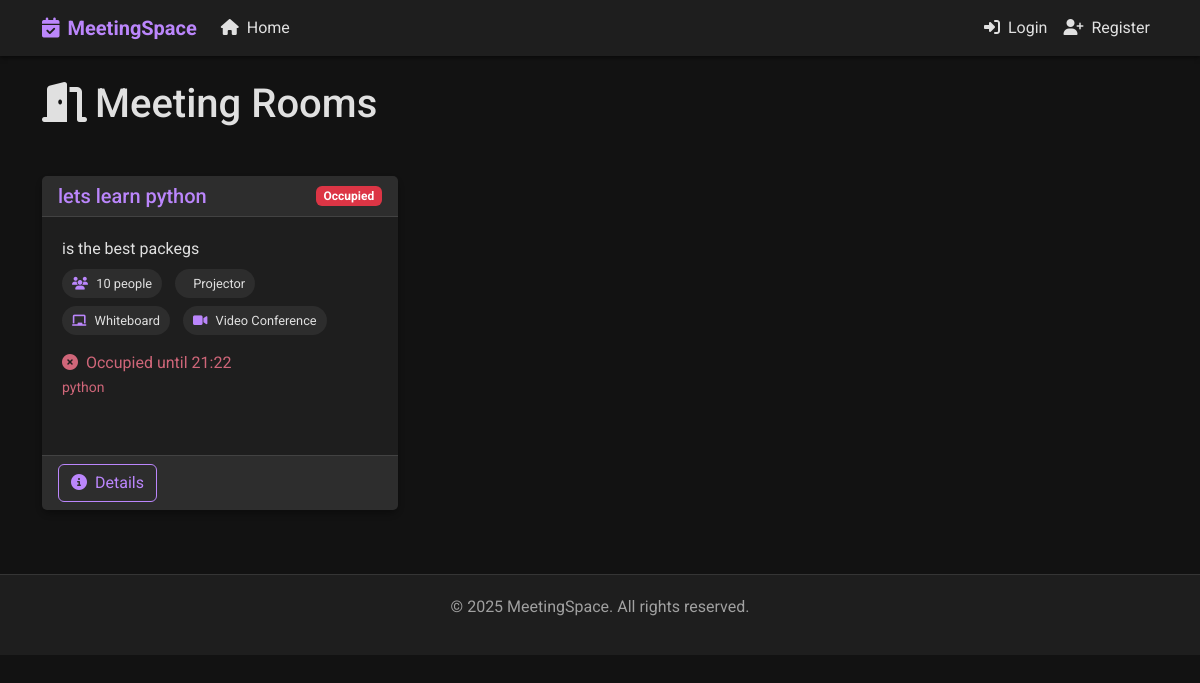
Before: / with the older database file.
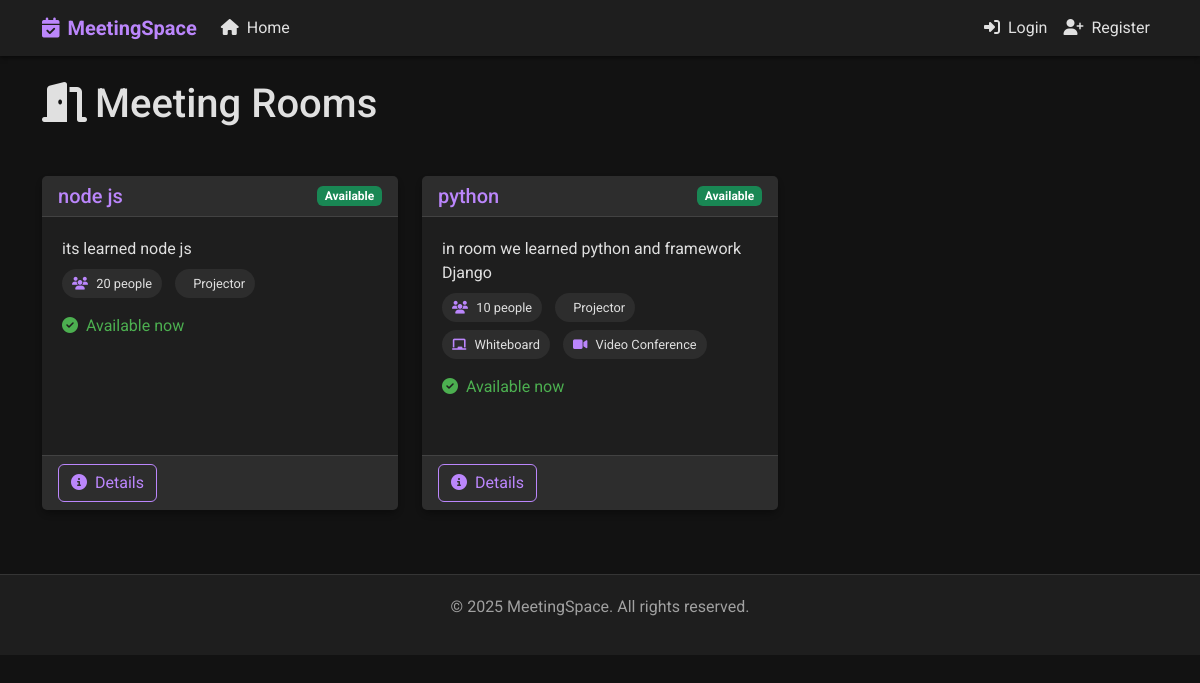
After: the same page with the newer database file.
### base/models.py (models this page shows, shortened)
class Room(models.Model):
    name = models.CharField(max_length=100)
    capacity = models.IntegerField(default=10)
    has_projector = models.BooleanField(default=False)
    has_whiteboard = models.BooleanField(default=False)
    has_video_conference = models.BooleanField(default=False)
    description = models.TextField(null=True, blank=True)
    created = models.DateTimeField(auto_now_add=True)
    updated = models.DateTimeField(auto_now=True)
    class Meta:
        ordering = ['name']
    def get_current_status(self):
        now = datetime.now()
        today = now.date()
        current_time = now.time()
        active_reservation = self.reservation_set.filter(
            date=today,
            start_time__lte=current_time,
            end_time__gt=current_time
        ).first()
        if active_reservation:
            return {
                'status': 'occupied',
                'reservation': active_reservation
            }
        else:
            return {
                'status': 'free',
                'next_reservation': self.reservation_set.filter(
                    date=today,
                    start_time__gt=current_time
                ).order_by('start_time').first()
            }

class Reservation(models.Model):
    room = models.ForeignKey(Room, on_delete=models.CASCADE)
    user = models.ForeignKey(User, on_delete=models.CASCADE)
    title = models.CharField(max_length=200)
    description = models.TextField(null=True, blank=True)
    date = models.DateField()
    start_time = models.TimeField()
    end_time = models.TimeField()
    participants_emails = models.TextField(null=True, blank=True,
                                          help_text="Enter email addresses separated by commas")
    reminder_sent = models.BooleanField(default=False)
    created = models.DateTimeField(auto_now_add=True)
    updated = models.DateTimeField(auto_now=True)
    class Meta:
        ordering = ['date', 'start_time']
        constraints = [
            models.UniqueConstraint(
                fields=['room', 'date', 'start_time'],
                name='unique_reservation'
            )
        ]

### base/views.py (the view)
# urls.py: path('', views.home, name="home"),
def home(request):
    rooms = Room.objects.all()
    for room in rooms:
        room.current_status = room.get_current_status()
    upcoming_reservations = []
    if request.user.is_authenticated:
        upcoming_reservations = Reservation.objects.filter(
            user=request.user,
            date__gte=datetime.now().date()
        ).order_by('date', 'start_time')[:3]
    context = {
        'rooms': rooms,
        'upcoming_reservations': upcoming_reservations,
    }
    return render(request, 'base/home.html', context)

### templates/base/home.html (shortened to what this page needs)
{% extends 'main.html' %}
{% block content %}
<div class="row mb-4">
    <div class="col-12">
        <h1 class="mb-4"><i class="fas fa-door-open me-2"></i>Meeting Rooms</h1>
    </div>
</div>
<div class="row">
    {% for room in rooms %}
    <div class="col-md-6 col-lg-4 mb-4">
        <div class="card h-100">
            <div class="card-header d-flex justify-content-between align-items-center">
                <h5 class="mb-0">{{ room.name }}</h5>
                {% if room.current_status.status == 'free' %}
                <span class="badge bg-success">Available</span>
                {% else %}
                <span class="badge bg-danger">Occupied</span>
                {% endif %}
            </div>
            <div class="card-body">
                <div class="mb-3">
                    <p class="mb-2">{{ room.description|truncatechars:100 }}</p>
                    <div class="d-flex flex-wrap gap-2 mb-3">
                        <span class="feature-badge">
                            <i class="fas fa-users"></i> {{ room.capacity }} people
                        </span>
                        {% if room.has_projector %}
                        <span class="feature-badge">
                             Projector
                        </span>
                        {% endif %}
                        {% if room.has_whiteboard %}
                        <span class="feature-badge">
                            <i class="fas fa-chalkboard"></i> Whiteboard
                        </span>
                        {% endif %}
                        {% if room.has_video_conference %}
                        <span class="feature-badge">
                            <i class="fas fa-video"></i> Video Conference
                        </span>
                        {% endif %}
                    </div>
                </div>
                <div class="mt-3">
                    {% if room.current_status.status == 'free' %}
                    <p class="status-free">
                        <i class="fas fa-check-circle me-1"></i> Available now
                    </p>
                    {% else %}
                    <p class="status-occupied">
                        <i class="fas fa-times-circle me-1"></i> Occupied until {{ room.current_status.reservation.end_time|time:"H:i" }}
                        <br>
                        <small>{{ room.current_status.reservation.title }}</small>
                    </p>
                    {% endif %}
                </div>
            </div>
            <div class="card-footer d-flex justify-content-between">
                <a href="{% url 'room-detail' room.id %}" class="btn btn-outline-primary">
                    <i class="fas fa-info-circle me-1"></i> Details
                </a>
            </div>
        </div>
    </div>
    {% empty %}
    <div class="col-12">
        <div class="alert alert-info">
            <i class="fas fa-info-circle me-2"></i> No meeting rooms available.
        </div>
    </div>
    {% endfor %}
</div>
{% endblock %}

### templates/main.html (shortened to what this page needs)
{% load static %}
<!DOCTYPE html>
<html lang="en">
<head>
    <link href="https://cdn.jsdelivr.net/npm/bootstrap@5.2.3/dist/css/bootstrap.min.css" rel="stylesheet">
    <link rel="stylesheet" href="https://cdnjs.cloudflare.com/ajax/libs/font-awesome/6.4.0/css/all.min.css">
    <link rel="stylesheet" href="{% static 'css/dark-theme.css' %}">
</head>
<body>
    <nav class="navbar navbar-expand-lg navbar-dark mb-4">
        <div class="container">
            <a class="navbar-brand" href="{% url 'home' %}">
                <i class="fas fa-calendar-check me-2"></i>MeetingSpace
            </a>
            <div class="collapse navbar-collapse" id="navbarNav">
                <ul class="navbar-nav me-auto">
                    <li class="nav-item">
                        <a class="nav-link {% if request.path == '/' %}active{% endif %}" href="{% url 'home' %}">
                            <i class="fas fa-home me-1"></i> Home
                        </a>
                    </li>
                </ul>
                <ul class="navbar-nav">
                    {% if user.is_authenticated %}
                        <li class="nav-item dropdown">
                            <a class="nav-link dropdown-toggle" href="#" role="button" data-bs-toggle="dropdown">
                                <i class="fas fa-user-circle me-1"></i> {{ user.username }}
                            </a>
                            <ul class="dropdown-menu dropdown-menu-dark dropdown-menu-end">
                                <li>
                                    <a class="dropdown-item" href="{% url 'logout' %}">
                                        <i class="fas fa-sign-out-alt me-1"></i> Logout
                                    </a>
                                </li>
                            </ul>
                        </li>
                    {% else %}
                        <li class="nav-item">
                            <a class="nav-link {% if 'login' in request.path %}active{% endif %}" href="{% url 'login' %}">
                                <i class="fas fa-sign-in-alt me-1"></i> Login
                            </a>
                        </li>
                        <li class="nav-item">
                            <a class="nav-link {% if 'register' in request.path %}active{% endif %}" href="{% url 'register' %}">
                                <i class="fas fa-user-plus me-1"></i> Register
                            </a>
                        </li>
                    {% endif %}
                </ul>
            </div>
        </div>
    </nav>
    <div class="container my-4">
        {% block content %}{% endblock %}
    </div>
    <footer>
        <div class="container">
            <p>&copy; {% now "Y" %} MeetingSpace. All rights reserved.</p>
        </div>
    </footer>
</body>
</html>

### static/css/dark-theme.css (style rules this page uses)
:root { --dark-bg: #121212; --dark-surface: #1e1e1e; --dark-surface-2: #2d2d2d; --dark-text: #e0e0e0; --dark-text-secondary: #a0a0a0; --primary: #bb86fc; --primary-variant: #3700b3; --secondary: #03dac6; --error: #cf6679; --success: #4caf50; --warning: #ff9800; --info: #2196f3; }
body { background-color: var(--dark-bg); color: var(--dark-text); font-family: 'Roboto', sans-serif; margin: 0; padding: 0; }
.navbar { background-color: var(--dark-surface); box-shadow: 0 2px 4px rgba(0, 0, 0, 0.5); }
.navbar-brand { color: var(--primary) !important; font-weight: bold; }
.nav-link { color: var(--dark-text) !important; }
.card { background-color: var(--dark-surface); border: none; border-radius: 8px; box-shadow: 0 4px 6px rgba(0, 0, 0, 0.3); margin-bottom: 20px; transition: transform 0.2s, box-shadow 0.2s; }
.card-header { background-color: var(--dark-surface-2); border-bottom: 1px solid rgba(255, 255, 255, 0.1); color: var(--primary); font-weight: bold; }
.card-body { padding: 20px; }
.card-footer { background-color: var(--dark-surface-2); border-top: 1px solid rgba(255, 255, 255, 0.1); }
.btn-outline-primary { color: var(--primary); border-color: var(--primary); }
.status-free { color: var(--success); }
.feature-badge { background-color: var(--dark-surface-2); border-radius: 20px; color: var(--dark-text); display: inline-block; font-size: 0.8rem; margin-right: 5px; padding: 5px 10px; }
.feature-badge i { color: var(--primary); margin-right: 5px; }
footer { background-color: var(--dark-surface); border-top: 1px solid rgba(255, 255, 255, 0.1); color: var(--dark-text-secondary); margin-top: 40px; padding: 20px 0; text-align: center; }

Changed rows visible on the page:
removed Room: name "lets learn python", shows "Occupied", description "is the best packegs", capacity "10", has_projector "Projector", has_whiteboard True (drawn), has_video_conference True (drawn), current_status.reservation.end_time "21:22", current_status.reservation "python"
added Room: name "node js", shows "Available", description "its learned node js", capacity "20", has_projector "Projector", shows "Available now"
added Room: name "python", shows "Available", description "in room we learned python and framework Django", capacity "10", has_projector "Projector", has_whiteboard True (drawn), has_video_conference True (drawn), shows "Available now"
